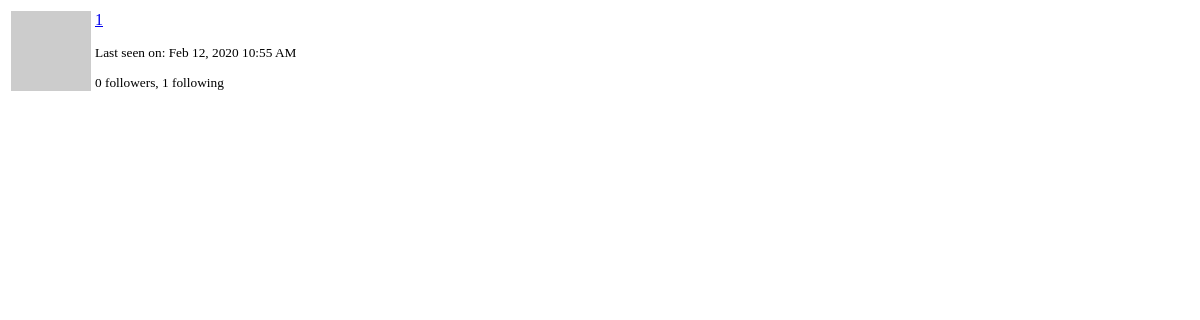
The app's page /user/1/popup (signed in), older data.
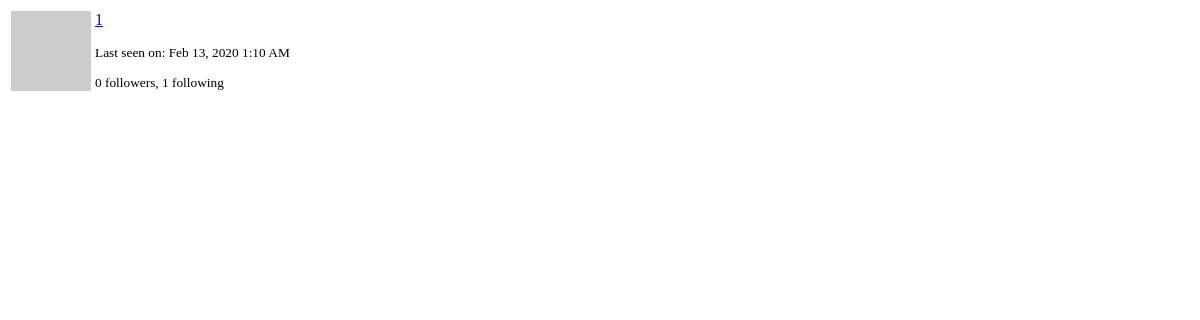
The same page, newer data.
### app/models.py (models this page shows, shortened)
class PaginatedAPIMixin(object):  # 分页表示mixin类，API用
    @staticmethod
    def to_collection_dict(query, page, per_page, endpoint, **kwargs):
        resources = query.paginate(page, per_page, False)
        data = {
            'items': [item.to_dict() for item in resources.items],
            '_meta': {
                'page': page,
                'per_page': per_page,
                'total_pages': resources.pages,
                'total_items': resources.total
            },
            '_links': {
                'self': url_for(endpoint, page=page, per_page=per_page,
                                **kwargs),
                'next': url_for(endpoint, page=page + 1, per_page=per_page,
                                **kwargs) if resources.has_next else None,
                'prev': url_for(endpoint, page=page - 1, per_page=per_page,
                                **kwargs) if resources.has_prev else None
            }
        }
        return data

class User(UserMixin, PaginatedAPIMixin, db.Model):  # 用户表
    id = db.Column(db.Integer, primary_key=True)
    username = db.Column(db.String(64), index=True, unique=True)
    email = db.Column(db.String(120), index=True, unique=True)
    password_hash = db.Column(db.String(128))   # 保存用户密码的哈希值
    posts = db.relationship('Post', backref='author', lazy='dynamic')
    about_me = db.Column(db.String(140))        # 个人资料编辑器
    last_seen = db.Column(db.DateTime, default=datetime.utcnow)  # 记录用户的最后访问时间
    token = db.Column(db.String(32), index=True, unique=True)
    token_expiration = db.Column(db.DateTime)
    followed = db.relationship(
        'User', secondary=followers,
        primaryjoin=(followers.c.follower_id == id),
        secondaryjoin=(followers.c.followed_id == id),
        backref=db.backref('followers', lazy='dynamic'), lazy='dynamic')
    messages_sent = db.relationship('Message',
                                    foreign_keys='Message.sender_id',
                                    backref='author', lazy='dynamic')
    messages_received = db.relationship('Message',
                                        foreign_keys='Message.recipient_id',
                                        backref='recipient', lazy='dynamic')
    last_message_read_time = db.Column(db.DateTime)
    notifications = db.relationship('Notification', backref='user',
                                    lazy='dynamic')
    tasks = db.relationship('Task', backref='user', lazy='dynamic')
    def avatar(self, size):  # 用户头像
        digest = md5(self.email.lower().encode('utf-8')).hexdigest()
        return 'https://www.gravatar.com/avatar/{}?d=identicon&s={}'.format(
            digest, size)

### app/main/routes.py (the view)
@bp.route('/user/<username>/popup')
@login_required
def user_popup(username):  # 用户弹窗视图函数
    user = User.query.filter_by(username=username).first_or_404()
    return render_template('user_popup.html', user=user)

### app/main/routes.py (called while the page is built)
@bp.before_app_request
def before_request():  # 记录用户最后访问时间
    if current_user.is_authenticated:
        current_user.last_seen = datetime.utcnow()
        db.session.commit()
        g.search_form = SearchForm()  # 在请求处理前的处理器中初始化搜索表单
    g.locale = str(get_locale())  # 存储选择的语言到flask.g中

### app/models.py (called while the page is built)
@login.user_loader
def load_user(id):
    return User.query.get(int(id))  # 传入字符串类型，使用数字ID的数据库需要将字符串转换为整数。

    @classmethod
    def before_commit(cls, session):  # SQLAlchemy事件，事件之前触发
        session._changes = {
            'add': list(session.new),
            'update': list(session.dirty),
            'delete': list(session.deleted)
        }

    @classmethod
    def after_commit(cls, session):  # SQLAlchemy事件，事件之后触发
        for obj in session._changes['add']:
            if isinstance(obj, SearchableMixin):
                add_to_index(obj.__tablename__, obj)
        for obj in session._changes['update']:
            if isinstance(obj, SearchableMixin):
                add_to_index(obj.__tablename__, obj)
        for obj in session._changes['delete']:
            if isinstance(obj, SearchableMixin):
                remove_from_index(obj.__tablename__, obj)
        session._changes = None

### app/templates/user_popup.html (shortened to what this page needs)
<table class="table">
    <tr>
        <td width="64" style="border: 0px;">
            <img src="{{ user.avatar(64) }}">
        </td>
        <td style="border: 0px;">
            <p>
                <a href="{{ url_for('main.user', username=user.username) }}">
                    {{ user.username }}</a>
            </p>
            <small>
                {% if user.last_seen %}
                <p>{{ _('Last seen on') }}: {{ moment(user.last_seen).format('lll') }}</p>
                {% endif %}
                <p>{{ _('%(count)d followers', count=user.followers.count()) }}, {{ _('%(count)d following', count=user.followed.count()) }}</p>
            </small>
        </td>
    </tr>
</table>

Row changes from the older to the newer data that the page shows:
changed User: last_seen "Feb 12, 2020 10:55 AM" → "Feb 13, 2020 1:10 AM"
